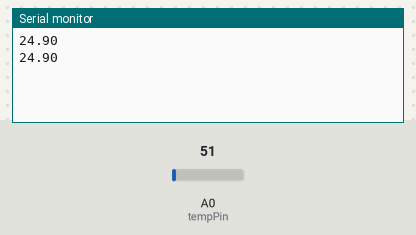
Recording of a sketch running on a simulated Arduino Uno, built with avr-gcc and run on an emulated ATmega328P. On the bench: the last lines printed to the serial monitor. The inputs (shaded band) are chosen by the test bench; at power-on: A0 (tempPin) = 51.

Above: at 1.8 s.
1.9 s: A0 (tempPin) set to 61
At 2.5 s:
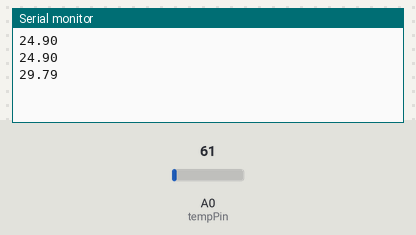
3.4 s: A0 (tempPin) set to 71
At 4.8 s:
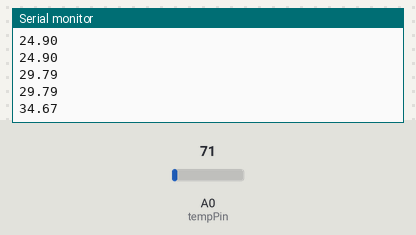
Timing chart, 0 to 6.4 s (numbered marks = the images above; inputs shaded):
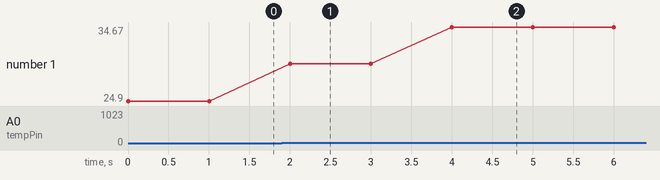

The sketch:

tempDataSerial.ino
```cpp
int tempPin = A0;
float val;

void setup() {
  // put your setup code here, to run once:
  Serial.begin(9600);
}

void loop() {
  // put your main code here, to run repeatedly:
  val = analogRead(tempPin);
  float celVal = (val/1024.0)*500;
//  Serial.write( celVal );
  Serial.print( celVal );
  Serial.println();
  delay(1000);
}
```

Measured:
- after the input at 1.9 s, the serial monitor: prints a new line after 0.10 s (image 1)
- after the input at 3.4 s, the serial monitor: prints a new line after 0.60 s (image 2)
- plotted number 1: 24.9 → 29.79 after the input at 1.9 s, 29.79 → 34.67 after the input at 3.4 s
